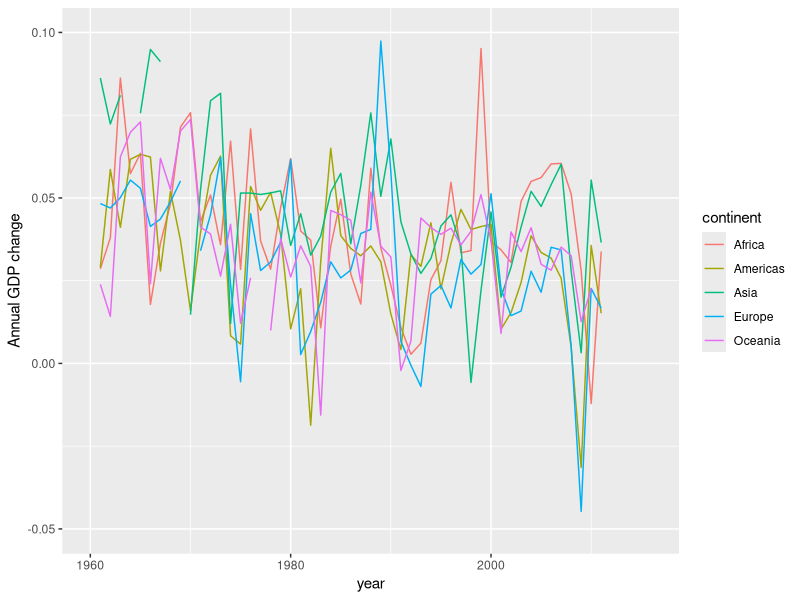

Generate this figure with R:
## ---- chunk 1
library(tidyverse)
library(tibble)
library(dplyr)
library(ggplot2)
library(dslabs)
library(scales)
## ---- chunk 2
gapminder%>%
  arrange(country)%>%
  select(country, year,gdp)%>%
  mutate(previous_year_gdp= lag(gdp, order_by = country))
## ---- chunk 3
gapminder%>%
  select(continent, year,gdp)%>%
  group_by(continent, year) %>%
  summarise_at(vars(gdp),sum,na.rm=TRUE)%>%
  mutate(previous_year_gdp= lag(gdp))%>%
  mutate(change=(gdp/previous_year_gdp-1))
## ---- chunk 4

glimpse(gapminder)

gapminder%>%
  select(continent, year,gdp)%>%
  group_by(continent, year) %>%
  summarise_at(vars(gdp),sum,na.rm=TRUE)%>%
  mutate(previous_year_gdp= lag(gdp))%>%
  mutate(change=(gdp/previous_year_gdp-1))%>%
  ggplot(aes(x=year,y=change,group=continent,color=continent))+
  geom_line()+
  scale_y_continuous(name="Annual GDP change", limits=c(-0.05,0.1))
## ---- chunk 5
gapminder %>%
  arrange(country)%>%
  select(country, year,gdp,region)%>%
  mutate(py_gdp = lag(gdp))%>%
  mutate(growth=gdp/py_gdp-1)%>%
  group_by(region)%>%
  mutate(mgr=mean(growth,na.rm=TRUE))%>%
  mutate(diff = growth-mgr )%>%
  arrange(diff)
## ---- chunk 6
gapminder %>%
  select(country, year,gdp,region)%>%
  group_by(country)%>%
  mutate(py_gdp = lag(gdp))%>%
  mutate(growth=gdp/py_gdp-1,na.rm=TRUE)%>%
  group_by(region)%>%
  mutate(mgr=mean(growth,na.rm=TRUE))%>%
  mutate(bool_var = growth>mgr,na.rm=TRUE)%>%
  group_by(country)%>%
  summarise(summa=sum(bool_var,na.rm = TRUE))%>%
  arrange(desc(summa))
